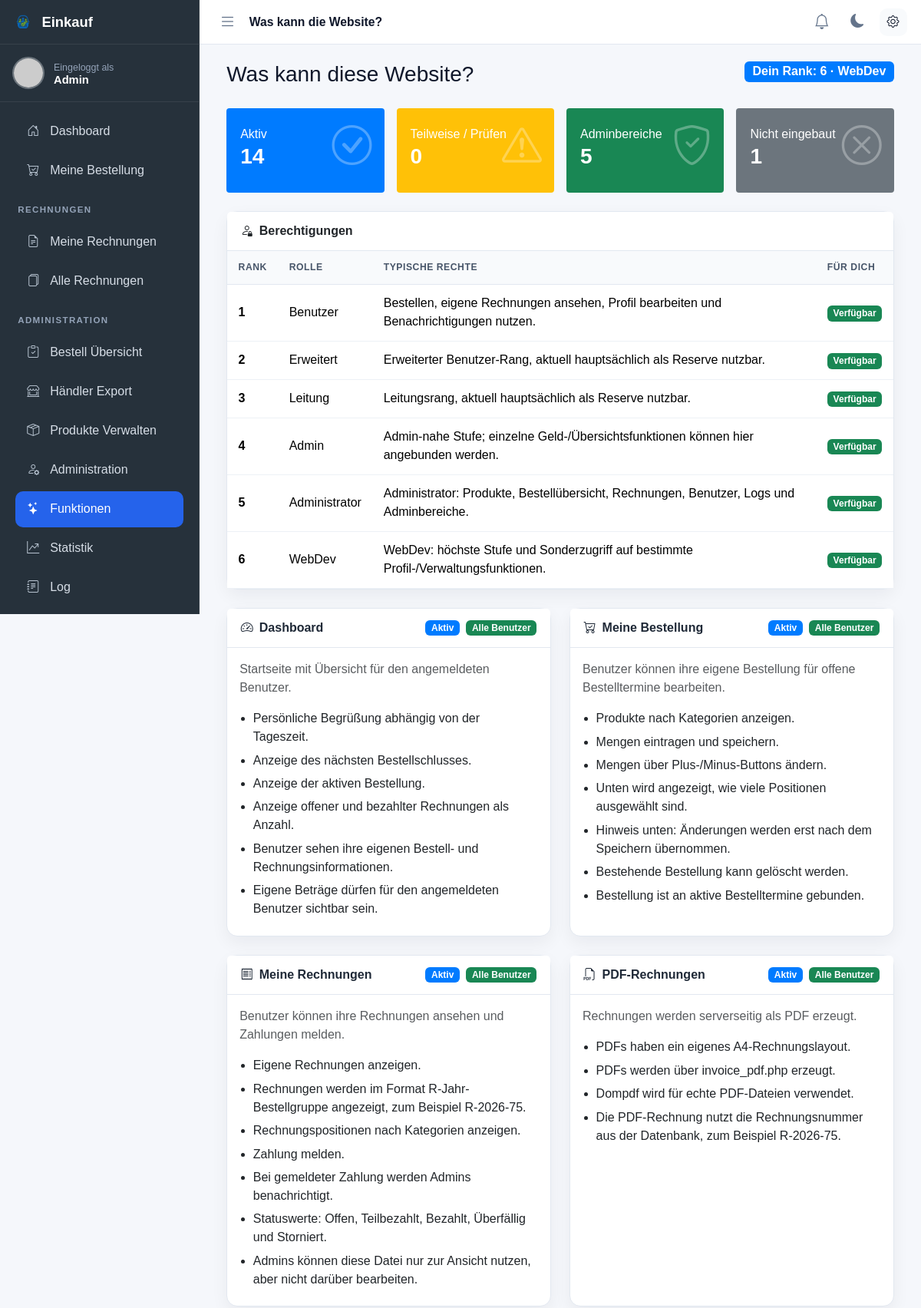
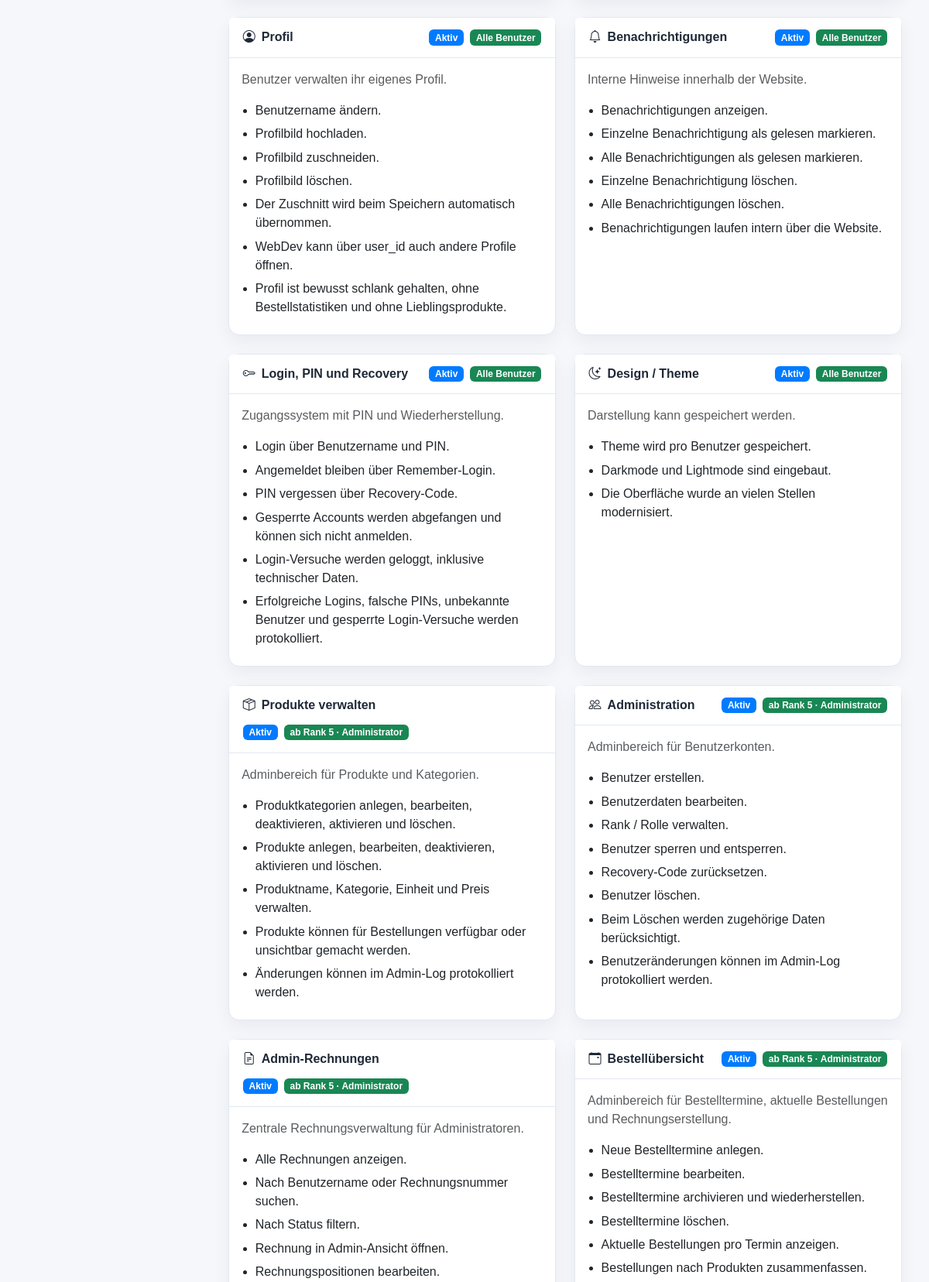
Page /what_can_it_do.php (signed in, upper part) on the committed database (2 pictures, top to bottom).
### tables this page shows
CREATE TABLE IF NOT EXISTS `users` (
    `id`                   INT            NOT NULL AUTO_INCREMENT,
    `family_name`          VARCHAR(255)   NOT NULL,
    `email`                VARCHAR(255)   NULL DEFAULT NULL,
    `pin_hash`             VARCHAR(255)   NULL DEFAULT NULL,
    `recovery_code_hash`   VARCHAR(255)   NULL DEFAULT NULL,
    `role`                 VARCHAR(50)    NOT NULL DEFAULT 'family',
    `rank`                 TINYINT        NOT NULL DEFAULT 1,
    `avatar`               VARCHAR(500)   NULL DEFAULT NULL,
    `theme_mode`           VARCHAR(10)    NOT NULL DEFAULT 'auto',
     
    `discount_percent`     INT            NOT NULL DEFAULT 0,
    `service_fee_waived`   TINYINT(1)     NOT NULL DEFAULT 0,
    `shopping_fee_waived`  TINYINT(1)     NOT NULL DEFAULT 0,
     
    `is_locked`            TINYINT(1)     NOT NULL DEFAULT 0,
    `created_at`           DATETIME       NOT NULL DEFAULT CURRENT_TIMESTAMP,
    PRIMARY KEY (`id`),
    INDEX `idx_family_name` (`family_name`)
);

### config/config.php (called while the page is built, shortened)
<?php
$dbHost = 'localhost';
$dbPort = '3306';
$dbName = 'nicosdev_einkauf';
$dbUser = 'nicosdev_einkauf';
$dbPass = 'qSus5mGc7&Brws*9';
try {
    $pdo = new PDO(
        "mysql:host=$dbHost;port=$dbPort;dbname=$dbName;charset=utf8mb4",
        $dbUser,
        $dbPass,
        [
            PDO::ATTR_ERRMODE => PDO::ERRMODE_EXCEPTION,
            PDO::ATTR_DEFAULT_FETCH_MODE => PDO::FETCH_ASSOC
        ]
    );
} catch (PDOException $e) {
    die("Datenbankfehler – bitte Administrator kontaktieren.");
}
try {
    $pdo->exec("ALTER TABLE users ADD COLUMN IF NOT EXISTS email VARCHAR(255) NULL DEFAULT NULL AFTER family_name");
    $pdo->exec("ALTER TABLE users ADD COLUMN IF NOT EXISTS theme_mode VARCHAR(10) NULL DEFAULT 'auto'");
    $pdo->exec("
        CREATE TABLE IF NOT EXISTS support_tickets (
            id INT AUTO_INCREMENT PRIMARY KEY,
            user_id INT NOT NULL,
            type ENUM('bug','feedback','sonstiges') NOT NULL DEFAULT 'sonstiges',
            subject VARCHAR(255) NOT NULL,
            message TEXT NOT NULL,
            status ENUM('offen','in_bearbeitung','geschlossen') NOT NULL DEFAULT 'offen',
            priority ENUM('niedrig','normal','hoch') NOT NULL DEFAULT 'normal',
            admin_note TEXT NULL,
            created_at DATETIME NOT NULL DEFAULT CURRENT_TIMESTAMP,
            updated_at DATETIME NULL ON UPDATE CURRENT_TIMESTAMP,
            closed_at DATETIME NULL
        ) ENGINE=InnoDB DEFAULT CHARSET=utf8mb4 COLLATE=utf8mb4_unicode_ci
    ");
    $pdo->exec("
        CREATE TABLE IF NOT EXISTS notifications (
            id INT AUTO_INCREMENT PRIMARY KEY,
            user_id INT NOT NULL,
            type VARCHAR(50) NOT NULL DEFAULT 'info',
            title VARCHAR(255) NOT NULL,
            message TEXT NULL,
            link VARCHAR(500) NULL,
            is_read TINYINT(1) NOT NULL DEFAULT 0,
            read_at DATETIME NULL,
            created_at DATETIME NOT NULL DEFAULT CURRENT_TIMESTAMP,
            INDEX idx_user_unread (user_id, is_read)
        ) ENGINE=InnoDB DEFAULT CHARSET=utf8mb4 COLLATE=utf8mb4_unicode_ci
    ");
    $pdo->exec("
        CREATE TABLE IF NOT EXISTS activity_logs (
            id INT AUTO_INCREMENT PRIMARY KEY,
            user_id INT NULL,
            user_name VARCHAR(255) NULL,
            action TEXT NOT NULL,
            ip VARCHAR(45) NULL,
            user_agent VARCHAR(500) NULL,
            category VARCHAR(50) NULL,
            severity VARCHAR(20) NULL DEFAULT 'info',
            target_type VARCHAR(50) NULL,
            target_id INT NULL,
            meta JSON NULL,
            created_at DATETIME NOT NULL DEFAULT CURRENT_TIMESTAMP,
            INDEX idx_user (user_id),
            INDEX idx_created (created_at)
        ) ENGINE=InnoDB DEFAULT CHARSET=utf8mb4 COLLATE=utf8mb4_unicode_ci
    ");
    $pdo->exec("
        CREATE TABLE IF NOT EXISTS app_settings (
            setting_key VARCHAR(100) PRIMARY KEY,
            setting_value TEXT NULL,
            updated_at DATETIME NULL ON UPDATE CURRENT_TIMESTAMP
        ) ENGINE=InnoDB DEFAULT CHARSET=utf8mb4 COLLATE=utf8mb4_unicode_ci
    ");
    $pdo->exec("
        CREATE TABLE IF NOT EXISTS remember_tokens (
            id INT AUTO_INCREMENT PRIMARY KEY,
            user_id INT NOT NULL,
            selector VARCHAR(64) NOT NULL UNIQUE,
            token_hash VARCHAR(255) NOT NULL,
            expires_at DATETIME NOT NULL,
            created_at DATETIME NOT NULL DEFAULT CURRENT_TIMESTAMP,
            INDEX idx_selector (selector),
            INDEX idx_user (user_id)
        ) ENGINE=InnoDB DEFAULT CHARSET=utf8mb4 COLLATE=utf8mb4_unicode_ci
    ");
} catch (Throwable $migrationEx) {
}
$currentUser = null;
if (isset($_SESSION['user_id'])) {
    $stmt = $pdo->prepare("
        SELECT id, family_name, avatar, role, `rank`, is_locked
        FROM users
        WHERE id = ?
        LIMIT 1
    ");
    $stmt->execute([(int) $_SESSION['user_id']]);
    $currentUser = $stmt->fetch();
}
function requireLogin(PDO $pdo): array
{
    global $currentUser;
    return $currentUser;
}

### what_can_it_do.php (the view, shortened to what this page needs)
<?php
require_once __DIR__ . '/config/config.php';
$currentUser = requireLogin($pdo);
$currentRank = (int)($currentUser['rank'] ?? 1);
function wc_h($value): string
{
    return htmlspecialchars((string)$value, ENT_QUOTES, 'UTF-8');
}
function wc_role_name(int $rank): string
{
    return match ($rank) {
        6 => 'WebDev',
        5 => 'Administrator',
        4 => 'Admin',
        3 => 'Leitung',
        2 => 'Erweitert',
        1 => 'Benutzer',
        default => 'Unbekannt',
    };
}
function wc_access_badge(int $currentRank, int $minRank): string
{
    if ($minRank <= 1) {
        return '<span class="badge bg-success">Alle Benutzer</span>';
    }
    $canAccess = $currentRank >= $minRank;
    $class = $canAccess ? 'bg-success' : 'bg-secondary';
    return '<span class="badge ' . $class . '">ab Rank ' . $minRank . ' · ' . wc_h(wc_role_name($minRank)) . '</span>';
}
function wc_status_badge(string $status): string
{
    return match ($status) {
        'active' => '<span class="badge bg-primary">Aktiv</span>',
        'partial' => '<span class="badge bg-warning text-dark">Teilweise</span>',
        'check' => '<span class="badge bg-danger">Prüfen</span>',
        'planned' => '<span class="badge bg-secondary">Nicht eingebaut</span>',
        default => '<span class="badge bg-light text-dark">Info</span>',
    };
}
function wc_card(string $icon, string $title, string $description, int $minRank, string $status, array $items, int $currentRank): string
{
    $extraClass = match ($status) {
        'partial' => 'wc-card-partial',
        'check' => 'wc-card-check',
        'planned' => 'wc-card-planned',
        default => '',
    };
    ?>
    <div class="col-lg-6">
        <div class="card shadow-sm border-0 h-100 wc-card <?= wc_h($extraClass) ?>">
            <div class="card-header d-flex justify-content-between align-items-start gap-3 flex-wrap">
                <h5 class="mb-0">
                    <i class="bi <?= wc_h($icon) ?> me-2"></i><?= wc_h($title) ?>
                </h5>
                <div class="d-flex gap-2 flex-wrap">
                    <?= wc_status_badge($status) ?>
                    <?= wc_access_badge($currentRank, $minRank) ?>
                </div>
            </div>
            <div class="card-body">
                <p class="text-muted mb-3"><?= wc_h($description) ?></p>
                <ul class="wc-list mb-0">
                    <?php foreach ($items as $item): ?>
                        <li><?= wc_h($item) ?></li>
                    <?php endforeach; ?>
                </ul>
            </div>
        </div>
    </div>
    <?php
    return ob_get_clean();
}
$activeCount = count(array_filter($features, static fn($feature) => $feature['status'] === 'active'));
$partialCount = count(array_filter($features, static fn($feature) => $feature['status'] === 'partial'));
$checkCount = count(array_filter($features, static fn($feature) => $feature['status'] === 'check'));
$plannedCount = count(array_filter($features, static fn($feature) => $feature['status'] === 'planned'));
$adminCount = count(array_filter($features, static fn($feature) => (int)$feature['rank'] >= 5));
?>
<div class="d-flex justify-content-between align-items-start gap-3 flex-wrap mb-4">
    <div>
        <h1 class="h3 mb-1">Was kann diese Website?</h1>
    </div>
    <div>
        <span class="badge bg-primary fs-6">
            Dein Rank: <?= (int)$currentRank ?> · <?= wc_h(wc_role_name($currentRank)) ?>
        </span>
    </div>
</div>
<div class="row g-3 mb-4">
    <div class="col-md-3">
        <div class="small-box bg-primary">
            <div class="inner">
                <p>Aktiv</p>
                <h3><?= (int)$activeCount ?></h3>
            </div>
            <div class="icon"><i class="bi bi-check-circle"></i></div>
        </div>
    </div>
    <div class="col-md-3">
        <div class="small-box bg-warning">
            <div class="inner">
                <p>Teilweise / Prüfen</p>
                <h3><?= (int)($partialCount + $checkCount) ?></h3>
            </div>
            <div class="icon"><i class="bi bi-exclamation-triangle"></i></div>
        </div>
    </div>
    <div class="col-md-3">
        <div class="small-box bg-success">
            <div class="inner">
                <p>Adminbereiche</p>
                <h3><?= (int)$adminCount ?></h3>
            </div>
            <div class="icon"><i class="bi bi-shield-check"></i></div>
        </div>
    </div>
    <div class="col-md-3">
        <div class="small-box bg-secondary">
            <div class="inner">
                <p>Nicht eingebaut</p>
                <h3><?= (int)$plannedCount ?></h3>
            </div>
            <div class="icon"><i class="bi bi-x-circle"></i></div>
        </div>
    </div>
</div>
<div class="card shadow-sm border-0 mb-4">
    <div class="card-header">
        <h5 class="mb-0"><i class="bi bi-person-lock me-2"></i>Berechtigungen</h5>
    </div>
    <div class="card-body p-0">
        <div class="table-responsive">
            <table class="table table-hover align-middle mb-0">
                <thead>
                    <tr>
                        <th>Rank</th>
                        <th>Rolle</th>
                        <th>Typische Rechte</th>
                        <th>Für dich</th>
                    </tr>
                </thead>
                <tbody>
                    <?php foreach ([1, 2, 3, 4, 5, 6] as $rank): ?>
                        <tr>
                            <td><strong><?= (int)$rank ?></strong></td>
                            <td><?= wc_h(wc_role_name($rank)) ?></td>
                            <td>
                                <?php if ($rank === 1): ?>
                                    Bestellen, eigene Rechnungen ansehen, Profil bearbeiten und Benachrichtigungen nutzen.
                                <?php elseif ($rank === 2): ?>
                                    Erweiterter Benutzer-Rang, aktuell hauptsächlich als Reserve nutzbar.
                                <?php elseif ($rank === 3): ?>
                                    Leitungsrang, aktuell hauptsächlich als Reserve nutzbar.
                                <?php elseif ($rank === 4): ?>
                                    Admin-nahe Stufe; einzelne Geld-/Übersichtsfunktionen können hier angebunden werden.
                                <?php elseif ($rank === 5): ?>
                                    Administrator: Produkte, Bestellübersicht, Rechnungen, Benutzer, Logs und Adminbereiche.
                                <?php else: ?>
                                    WebDev: höchste Stufe und Sonderzugriff auf bestimmte Profil-/Verwaltungsfunktionen.
                                <?php endif; ?>
                            </td>
                            <td>
                                <?php if ($currentRank >= $rank): ?>
                                    <span class="badge bg-success">Verfügbar</span>
                                <?php else: ?>
                                    <span class="badge bg-secondary">Nicht verfügbar</span>
                                <?php endif; ?>
                            </td>
                        </tr>
                    <?php endforeach; ?>
                </tbody>
            </table>
        </div>
    </div>
</div>
<div class="row g-4">
    <?php foreach ($features as $feature): ?>
        <?= wc_card(
            $feature['icon'],
            $feature['title'],
            $feature['description'],
            (int)$feature['rank'],
            $feature['status'],
            $feature['items'],
            $currentRank
        ) ?>
    <?php endforeach; ?>
</div>
<?php
require_once __DIR__ . '/style/layout.php';

### style/sidebar.php (shortened to what this page needs)
<?php
$avatar = $currentUser['avatar'] ?? null;
$currentRank = (int)($currentUser['rank'] ?? 1);
$currentPage = basename($_SERVER['PHP_SELF']);
if (!$avatar) {
    $avatar = 'https://ui-avatars.com/api/?name=' . urlencode($currentUser['family_name'] ?? 'User') . '&background=2563eb&color=fff';
}
function sidebarActive(string $file, string $currentPage): string
{
    return $currentPage === $file ? 'active' : '';
}
?>
<aside class="sidebar">
    <div class="brand">
        <img src="img/logo.png" class="brand-logo" alt="Logo">
        <span>Einkauf</span>
    </div>
    <div class="sidebar-user-box">
        <img src="<?= htmlspecialchars($avatar, ENT_QUOTES, 'UTF-8') ?>" class="sidebar-avatar" alt="Profilbild">
        <div class="sidebar-user-text">
            <small>Eingeloggt als</small>
            <strong><?= htmlspecialchars($currentUser['family_name'] ?? '', ENT_QUOTES, 'UTF-8') ?></strong>
        </div>
    </div>
    <nav class="sidebar-nav">
        <a href="index" class="<?= sidebarActive('index.php', $currentPage) ?>">
            <i class="bi bi-house-door"></i>
            <span>Dashboard</span>
        </a>
        <a href="order" class="<?= sidebarActive('order.php', $currentPage) ?>">
            <i class="bi bi-cart-check"></i>
            <span>Meine Bestellung</span>
        </a>
        <div class="sidebar-section-title">
            <span>Rechnungen</span>
        </div>
        <a href="invoice" class="<?= sidebarActive('invoice.php', $currentPage) ?>">
            <i class="bi bi-file-earmark-text"></i>
            <span>Meine Rechnungen</span>
        </a>
        <?php if ($currentRank > 4): ?>
            <a href="admin_invoices" class="<?= sidebarActive('admin_invoices.php', $currentPage) ?>">
                <i class="bi bi-files"></i>
                <span>Alle Rechnungen</span>
            </a>
            <div class="sidebar-section-title">
                <span>Administration</span>
            </div>
            <a href="admin_orders" class="<?= sidebarActive('admin_orders.php', $currentPage) ?>">
                <i class="bi bi-clipboard-check"></i>
                <span>Bestell Übersicht</span>
            </a>
            <a href="dealer_export" class="<?= sidebarActive('dealer_export.php', $currentPage) ?>">
                <i class="bi bi-shop-window"></i>
                <span>Händler Export</span>
            </a>
            <a href="products" class="<?= sidebarActive('products.php', $currentPage) ?>">
                <i class="bi bi-box-seam"></i>
                <span>Produkte Verwalten</span>
            </a>
            <a href="employees" class="<?= sidebarActive('employees.php', $currentPage) ?>">
                <i class="bi bi-person-gear"></i>
                <span>Administration</span>
            </a>
            <a href="what_can_it_do" class="<?= sidebarActive('what_can_it_do.php', $currentPage) ?>">
                <i class="bi bi-stars"></i>
                <span>Funktionen</span>
            </a>
            <a href="statistics" class="<?= sidebarActive('statistics.php', $currentPage) ?>">
                <i class="bi bi-graph-up-arrow"></i>
                <span>Statistik</span>
            </a>
            <a href="log" class="<?= sidebarActive('log.php', $currentPage) ?>">
                <i class="bi bi-journal-text"></i>
                <span>Log</span>
            </a>
            <a href="test_mail" class="<?= sidebarActive('test_mail.php', $currentPage) ?>">
            </a>
        <?php endif; ?>
    </nav>
</aside>

### rows in the picture
users: family_name "Admin", rank "6", rank "WebDev"

### other values in the picture
$pageTitle "Was kann die Website?"
$activeCount "14"
$partialCount + $checkCount "0"
$adminCount "5"
$plannedCount "1"
$rank "1"
wc_h(wc_role_name($rank)) "Benutzer"
$rank "2"
wc_h(wc_role_name($rank)) "Erweitert"
$rank "3"
wc_h(wc_role_name($rank)) "Leitung"
$rank "4"
wc_h(wc_role_name($rank)) "Admin"
$rank "5"
wc_h(wc_role_name($rank)) "Administrator"
